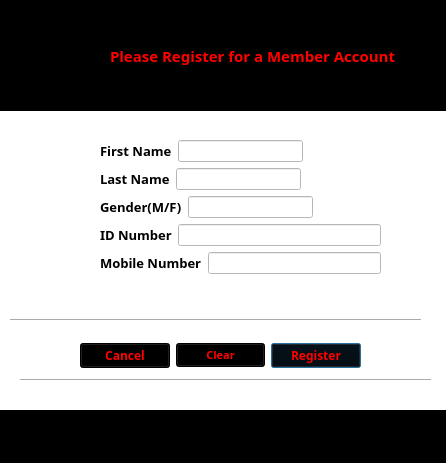
<?xml version="1.0" encoding="UTF-8"?>
<ui version="4.0">
 <class>MemberDetails</class>
 <widget class="QDialog" name="MemberDetails">
  <property name="geometry">
   <rect>
    <x>0</x>
    <y>0</y>
    <width>446</width>
    <height>463</height>
   </rect>
  </property>
  <property name="maximumSize">
   <size>
    <width>446</width>
    <height>463</height>
   </size>
  </property>
  <property name="windowTitle">
   <string>New Members</string>
  </property>
  <property name="windowIcon">
   <iconset resource="Resources.qrc">
    <normaloff>:/new/Images/member1.ico</normaloff>:/new/Images/member1.ico</iconset>
  </property>
  <property name="styleSheet">
   <string notr="true">background-color:white;</string>
  </property>
  <widget class="QLabel" name="label_Pic">
   <property name="geometry">
    <rect>
     <x>0</x>
     <y>0</y>
     <width>111</width>
     <height>111</height>
    </rect>
   </property>
   <property name="styleSheet">
    <string notr="true">background-color:black;</string>
   </property>
   <property name="text">
    <string/>
   </property>
   <property name="pixmap">
    <pixmap resource="Resources.qrc">:/new/Images/member2.png</pixmap>
   </property>
  </widget>
  <widget class="QLabel" name="label_9">
   <property name="geometry">
    <rect>
     <x>110</x>
     <y>0</y>
     <width>341</width>
     <height>111</height>
    </rect>
   </property>
   <property name="font">
    <font>
     <family>Koshgarian-Ligh</family>
     <pointsize>11</pointsize>
     <weight>75</weight>
     <bold>true</bold>
    </font>
   </property>
   <property name="styleSheet">
    <string notr="true">background-color:black;
color:red;</string>
   </property>
   <property name="text">
    <string>Please Register for a Member Account</string>
   </property>
  </widget>
  <widget class="Line" name="line">
   <property name="geometry">
    <rect>
     <x>10</x>
     <y>310</y>
     <width>411</width>
     <height>20</height>
    </rect>
   </property>
   <property name="styleSheet">
    <string notr="true">color:black;
</string>
   </property>
   <property name="frameShadow">
    <enum>QFrame::Sunken</enum>
   </property>
   <property name="lineWidth">
    <number>1</number>
   </property>
   <property name="orientation">
    <enum>Qt::Horizontal</enum>
   </property>
  </widget>
  <widget class="Line" name="line_2">
   <property name="geometry">
    <rect>
     <x>20</x>
     <y>370</y>
     <width>411</width>
     <height>20</height>
    </rect>
   </property>
   <property name="orientation">
    <enum>Qt::Horizontal</enum>
   </property>
  </widget>
  <widget class="QWidget" name="layoutWidget">
   <property name="geometry">
    <rect>
     <x>100</x>
     <y>140</y>
     <width>281</width>
     <height>161</height>
    </rect>
   </property>
   <layout class="QFormLayout" name="formLayout">
    <property name="fieldGrowthPolicy">
     <enum>QFormLayout::AllNonFixedFieldsGrow</enum>
    </property>
    <item row="0" column="0">
     <layout class="QHBoxLayout" name="horizontalLayout">
      <item>
       <widget class="QLabel" name="label_2">
        <property name="font">
         <font>
          <family>Adobe Caslon Pro Bold</family>
          <pointsize>10</pointsize>
          <weight>75</weight>
          <bold>true</bold>
          <underline>false</underline>
         </font>
        </property>
        <property name="text">
         <string>First Name</string>
        </property>
       </widget>
      </item>
      <item>
       <widget class="QLineEdit" name="lineEdit_FName">
        <property name="font">
         <font>
          <weight>75</weight>
          <bold>true</bold>
         </font>
        </property>
        <property name="maxLength">
         <number>50</number>
        </property>
       </widget>
      </item>
     </layout>
    </item>
    <item row="1" column="0">
     <layout class="QHBoxLayout" name="horizontalLayout_2">
      <item>
       <widget class="QLabel" name="label_3">
        <property name="font">
         <font>
          <family>Adobe Caslon Pro Bold</family>
          <pointsize>10</pointsize>
          <weight>75</weight>
          <bold>true</bold>
         </font>
        </property>
        <property name="text">
         <string>Last Name</string>
        </property>
       </widget>
      </item>
      <item>
       <widget class="QLineEdit" name="lineEdit_LName">
        <property name="font">
         <font>
          <weight>75</weight>
          <bold>true</bold>
         </font>
        </property>
        <property name="maxLength">
         <number>50</number>
        </property>
       </widget>
      </item>
     </layout>
    </item>
    <item row="2" column="0">
     <layout class="QHBoxLayout" name="horizontalLayout_3">
      <item>
       <widget class="QLabel" name="label_4">
        <property name="font">
         <font>
          <family>Adobe Caslon Pro Bold</family>
          <pointsize>10</pointsize>
          <weight>75</weight>
          <bold>true</bold>
         </font>
        </property>
        <property name="text">
         <string>Gender(M/F)</string>
        </property>
       </widget>
      </item>
      <item>
       <widget class="QLineEdit" name="lineEdit_Gender">
        <property name="font">
         <font>
          <weight>75</weight>
          <bold>true</bold>
         </font>
        </property>
        <property name="maxLength">
         <number>1</number>
        </property>
       </widget>
      </item>
     </layout>
    </item>
    <item row="3" column="0" colspan="2">
     <layout class="QHBoxLayout" name="horizontalLayout_4">
      <item>
       <widget class="QLabel" name="label_5">
        <property name="font">
         <font>
          <family>Adobe Caslon Pro Bold</family>
          <pointsize>10</pointsize>
          <weight>75</weight>
          <bold>true</bold>
         </font>
        </property>
        <property name="text">
         <string>ID Number</string>
        </property>
       </widget>
      </item>
      <item>
       <widget class="QLineEdit" name="lineEdit_ID">
        <property name="font">
         <font>
          <weight>75</weight>
          <bold>true</bold>
         </font>
        </property>
        <property name="maxLength">
         <number>9</number>
        </property>
       </widget>
      </item>
     </layout>
    </item>
    <item row="4" column="0" colspan="2">
     <layout class="QHBoxLayout" name="horizontalLayout_5">
      <item>
       <widget class="QLabel" name="label_6">
        <property name="font">
         <font>
          <family>Adobe Caslon Pro Bold</family>
          <pointsize>10</pointsize>
          <weight>75</weight>
          <bold>true</bold>
         </font>
        </property>
        <property name="text">
         <string>Mobile Number</string>
        </property>
       </widget>
      </item>
      <item>
       <widget class="QLineEdit" name="lineEdit_Mobile">
        <property name="font">
         <font>
          <weight>75</weight>
          <bold>true</bold>
         </font>
        </property>
        <property name="maxLength">
         <number>10</number>
        </property>
       </widget>
      </item>
     </layout>
    </item>
   </layout>
  </widget>
  <widget class="QWidget" name="layoutWidget">
   <property name="geometry">
    <rect>
     <x>80</x>
     <y>340</y>
     <width>281</width>
     <height>31</height>
    </rect>
   </property>
   <layout class="QHBoxLayout" name="horizontalLayout_8">
    <item>
     <widget class="QPushButton" name="pushButton_Cancel">
      <property name="font">
       <font>
        <family>Koshgarian-Ligh</family>
        <weight>75</weight>
        <bold>true</bold>
       </font>
      </property>
      <property name="styleSheet">
       <string notr="true">background-color:black;
color:red;</string>
      </property>
      <property name="text">
       <string>Cancel</string>
      </property>
      <property name="flat">
       <bool>false</bool>
      </property>
     </widget>
    </item>
    <item>
     <widget class="QPushButton" name="pushButton_Clear">
      <property name="font">
       <font>
        <family>Koshgarian-Ligh</family>
        <pointsize>8</pointsize>
        <weight>75</weight>
        <bold>true</bold>
       </font>
      </property>
      <property name="styleSheet">
       <string notr="true">background-color:black;
color:red;</string>
      </property>
      <property name="text">
       <string>Clear</string>
      </property>
      <property name="flat">
       <bool>false</bool>
      </property>
     </widget>
    </item>
    <item>
     <widget class="QPushButton" name="pushButton_Register">
      <property name="enabled">
       <bool>true</bool>
      </property>
      <property name="font">
       <font>
        <family>Koshgarian-Ligh</family>
        <weight>75</weight>
        <bold>true</bold>
       </font>
      </property>
      <property name="styleSheet">
       <string notr="true">background-color:black;
color:red;</string>
      </property>
      <property name="text">
       <string>Register</string>
      </property>
      <property name="default">
       <bool>true</bool>
      </property>
      <property name="flat">
       <bool>false</bool>
      </property>
     </widget>
    </item>
   </layout>
  </widget>
  <widget class="QLabel" name="label">
   <property name="geometry">
    <rect>
     <x>-5</x>
     <y>410</y>
     <width>451</width>
     <height>61</height>
    </rect>
   </property>
   <property name="styleSheet">
    <string notr="true">background-color:black;</string>
   </property>
   <property name="text">
    <string>TextLabel</string>
   </property>
  </widget>
 </widget>
 <resources>
  <include location="Resources.qrc"/>
 </resources>
 <connections/>
</ui>
